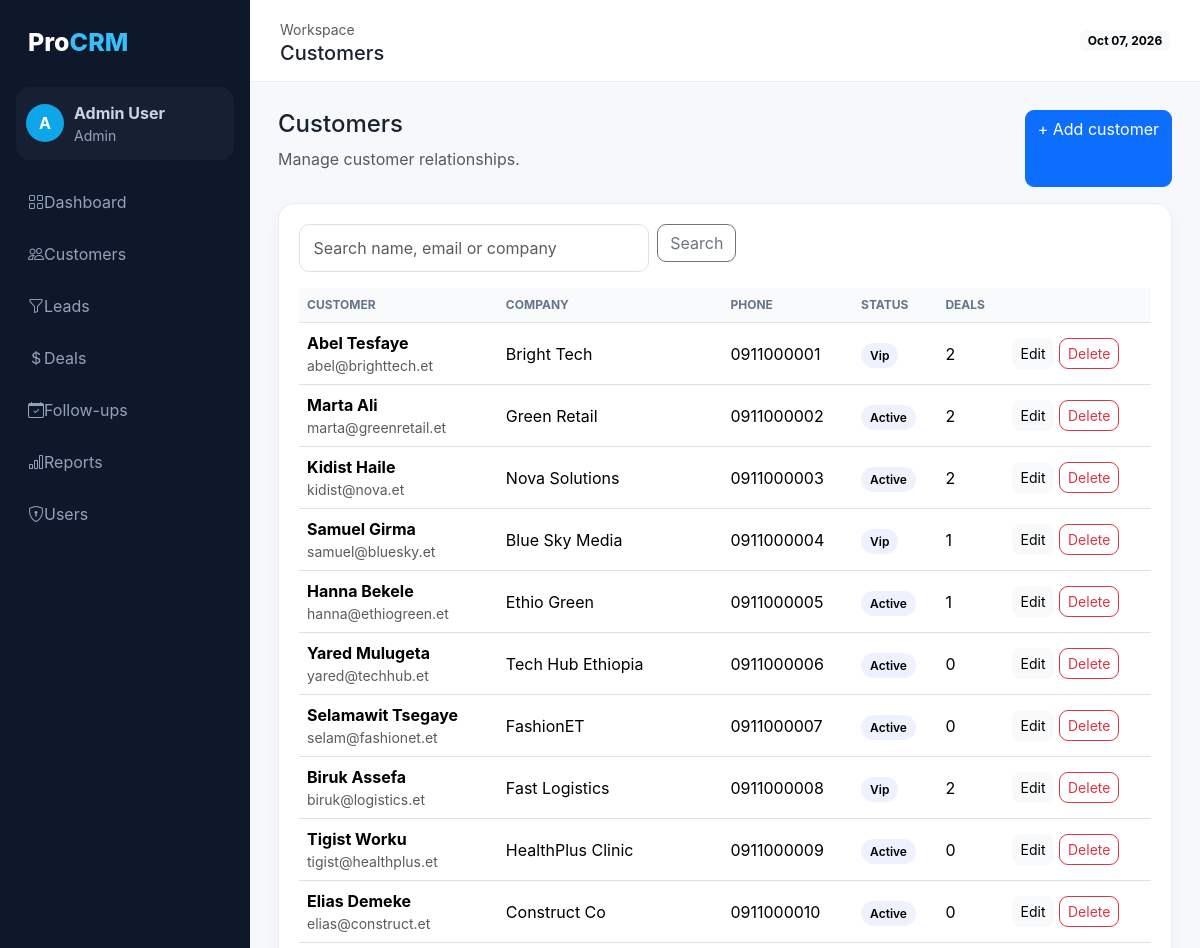
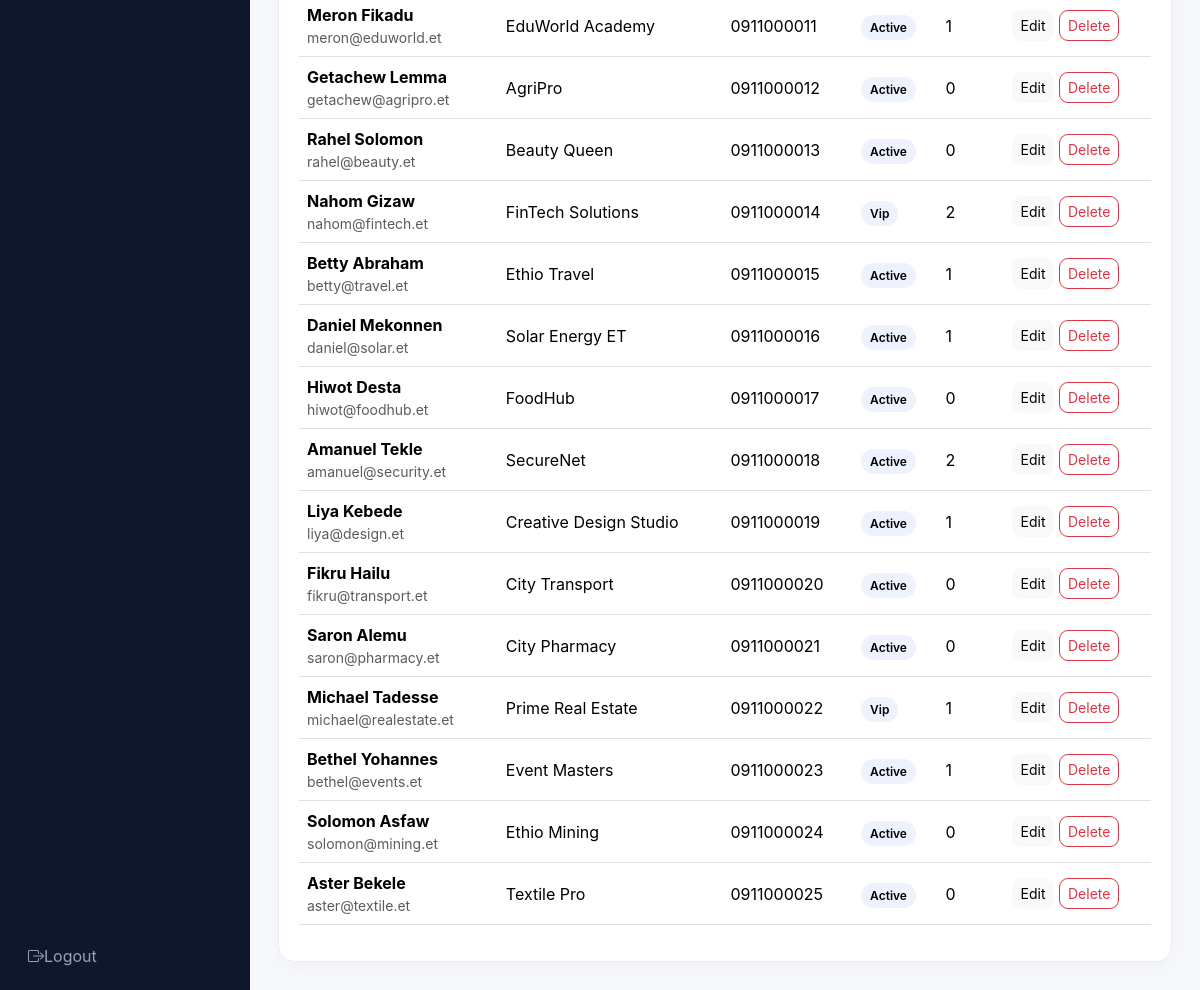
The app's page /customers/index.php (signed in) with its own data (2 pictures, top to bottom).
### tables this page shows
CREATE TABLE customers(
  id INT AUTO_INCREMENT PRIMARY KEY,
  name VARCHAR(150) NOT NULL,
  email VARCHAR(190),
  phone VARCHAR(50),
  company VARCHAR(150),
  status ENUM('active','inactive','vip') DEFAULT 'active',
  industry VARCHAR(100),
  address VARCHAR(255),
  notes TEXT,
  created_at TIMESTAMP DEFAULT CURRENT_TIMESTAMP
);

### config/auth.php (called while the page is built, shortened)
<?php
function e($v){return htmlspecialchars((string)$v,ENT_QUOTES,'UTF-8');}
?>

### customers/index.php (the view)
<?php require_once '../config/auth.php';$page_title='Customers';$base='../';$q=trim($_GET['q']??'');$like="%$q%";$s=$pdo->prepare("SELECT c.*,COUNT(d.id) deals FROM customers c LEFT JOIN deals d ON d.customer_id=c.id WHERE c.name LIKE ? OR c.email LIKE ? OR c.company LIKE ? GROUP BY c.id ORDER BY c.created_at DESC");$s->execute([$like,$like,$like]);$rows=$s->fetchAll();include '../partials/header.php';?><div class="d-flex justify-content-between mb-3"><div><h4>Customers</h4><p class="text-muted">Manage customer relationships.</p></div><a class="btn btn-primary" href="form.php">+ Add customer</a></div><div class="cardx"><form class="row g-2 mb-3"><div class="col-md-5"><input class="form-control" name="q" value="<?=e($q)?>" placeholder="Search name, email or company"></div><div class="col-auto"><button class="btn btn-outline-secondary">Search</button></div></form><div class="table-responsive"><table class="table"><thead><tr><th>Customer</th><th>Company</th><th>Phone</th><th>Status</th><th>Deals</th><th></th></tr></thead><tbody><?php foreach($rows as $r):?><tr><td><b><?=e($r['name'])?></b><div class="small text-muted"><?=e($r['email'])?></div></td><td><?=e($r['company'])?></td><td><?=e($r['phone'])?></td><td><span class="status"><?=e(ucfirst($r['status']))?></span></td><td><?=$r['deals']?></td><td><a class="btn btn-sm btn-light" href="form.php?id=<?=$r['id']?>">Edit</a> <a data-confirm="Delete this customer?" class="btn btn-sm btn-outline-danger" href="delete.php?id=<?=$r['id']?>">Delete</a></td></tr><?php endforeach;?></tbody></table></div></div><?php include '../partials/footer.php';?>

### assets/css/style.css (style rules this page uses)
body { font-family:Inter,system-ui;background:#f6f8fb;color:#182230 }
.cardx { background:#fff;border:1px solid #e9eef5;border-radius:16px;padding:20px;box-shadow:0 5px 20px #0f172a08 }
.table thead th { font-size:12px;text-transform:uppercase;color:#64748b;background:#f8fafc }
.table td { vertical-align:middle }
.status { padding:5px 9px;border-radius:20px;font-size:12px;font-weight:600;background:#eef2ff }
.form-control,.form-select { padding:.7rem .85rem;border-radius:10px }
.btn { border-radius:9px }

### records on screen
customers: name "Abel Tesfaye", email "abel@brighttech.et", company "Bright Tech", phone "0911000001", status "Vip", deals "2"
customers: name "Marta Ali", email "marta@greenretail.et", company "Green Retail", phone "0911000002", status "Active", deals "2"
customers: name "Kidist Haile", email "kidist@nova.et", company "Nova Solutions", phone "0911000003", status "Active", deals "2"
customers: name "Samuel Girma", email "samuel@bluesky.et", company "Blue Sky Media", phone "0911000004", status "Vip", deals "1"
customers: name "Hanna Bekele", email "hanna@ethiogreen.et", company "Ethio Green", phone "0911000005", status "Active", deals "1"
customers: name "Yared Mulugeta", email "yared@techhub.et", company "Tech Hub Ethiopia", phone "0911000006", status "Active", deals "0"
customers: name "Selamawit Tsegaye", email "selam@fashionet.et", company "FashionET", phone "0911000007", status "Active", deals "0"
customers: name "Biruk Assefa", email "biruk@logistics.et", company "Fast Logistics", phone "0911000008", status "Vip", deals "2"
customers: name "Tigist Worku", email "tigist@healthplus.et", company "HealthPlus Clinic", phone "0911000009", status "Active", deals "0"
customers: name "Elias Demeke", email "elias@construct.et", company "Construct Co", phone "0911000010", status "Active", deals "0"
customers: name "Meron Fikadu", email "meron@eduworld.et", company "EduWorld Academy", phone "0911000011", status "Active", deals "1"
customers: name "Getachew Lemma", email "getachew@agripro.et", company "AgriPro", phone "0911000012", status "Active", deals "0"
customers: name "Rahel Solomon", email "rahel@beauty.et", company "Beauty Queen", phone "0911000013", status "Active", deals "0"
customers: name "Nahom Gizaw", email "nahom@fintech.et", company "FinTech Solutions", phone "0911000014", status "Vip", deals "2"
customers: name "Betty Abraham", email "betty@travel.et", company "Ethio Travel", phone "0911000015", status "Active", deals "1"
customers: name "Daniel Mekonnen", email "daniel@solar.et", company "Solar Energy ET", phone "0911000016", status "Active", deals "1"
customers: name "Hiwot Desta", email "hiwot@foodhub.et", company "FoodHub", phone "0911000017", status "Active", deals "0"
customers: name "Amanuel Tekle", email "amanuel@security.et", company "SecureNet", phone "0911000018", status "Active", deals "2"
customers: name "Liya Kebede", email "liya@design.et", company "Creative Design Studio", phone "0911000019", status "Active", deals "1"
customers: name "Fikru Hailu", email "fikru@transport.et", company "City Transport", phone "0911000020", status "Active", deals "0"
customers: name "Saron Alemu", email "saron@pharmacy.et", company "City Pharmacy", phone "0911000021", status "Active", deals "0"
customers: name "Michael Tadesse", email "michael@realestate.et", company "Prime Real Estate", phone "0911000022", status "Vip", deals "1"
customers: name "Bethel Yohannes", email "bethel@events.et", company "Event Masters", phone "0911000023", status "Active", deals "1"
customers: name "Solomon Asfaw", email "solomon@mining.et", company "Ethio Mining", phone "0911000024", status "Active", deals "0"
customers: name "Aster Bekele", email "aster@textile.et", company "Textile Pro", phone "0911000025", status "Active", deals "0"

### other values on screen
substr($_SESSION['name'],0,1) "A"
$_SESSION['name'] "Admin User"
$_SESSION['role'] "Admin"
$page_title "Customers"
